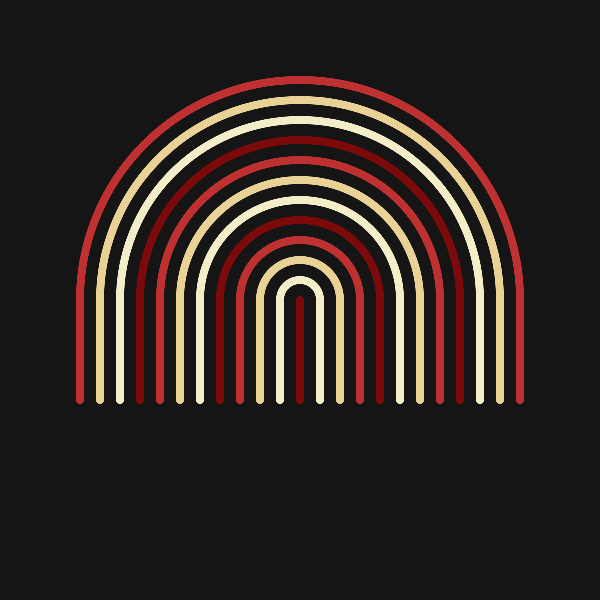
Frame 1 (no input)
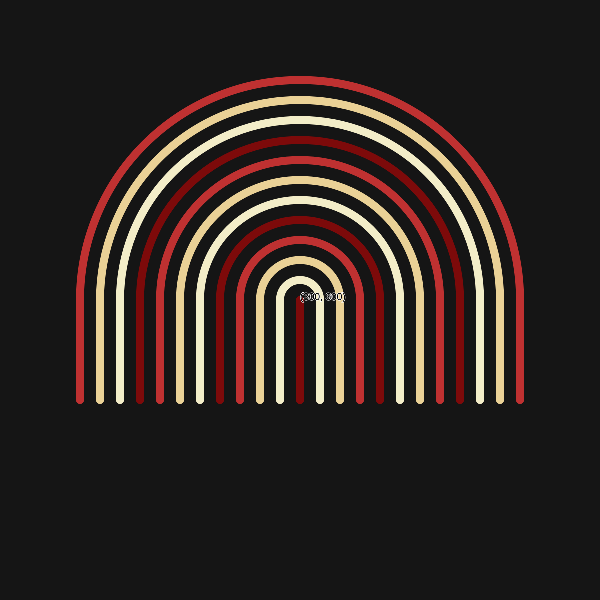
Frame 2 (the mouse pressed at the canvas centre, redrawn once)

The p5.js sketch that drew these frames (run headless with seeded random() and noise() and a simulated clock; the mouse was pressed at the canvas centre and the sketch redrawn once):

// p5.js sketch
// ── sketch.js
const num = 12;
const palletes = [
  ["#11009E", "#4942E4", "#E6B9DE", "#FAE7F3"],
  ["#5F8670", "#FF9800", "#B80000", "#820300"],
  ["#7D0A0A", "#BF3131", "#EAD196", "#F3EDC8"],
];
let colors = [];

function setup() {
  createCanvas(600, 600);
  smooth();
  pixelDensity(4);

  colors = random(palletes);

  angleMode(DEGREES);
  noLoop();
}

function draw() {
  background(21);
  stroke(255);

  const originalSize = 200;
  const strokeW = originalSize / 25;
  const [x, y] = [width / 2, height / 2];

  push();
  translate(x, y);
  drawRecursiveArcs(originalSize, strokeW, num);
  pop();

  if (mouseIsPressed) {
    textSize(10);
    text(`(${floor(mouseX)}, ${floor(mouseY)})`, mouseX, mouseY);
  }
}

function drawRecursiveArcs(size, strokeW, remaining) {
  if (remaining <= 0) {
    return;
  }

  const currentSize = size * 0.2 * (num - remaining);
  push();

  ellipseMode(CENTER);
  rectMode(CENTER);

  const indexColor = remaining % 4;
  stroke(colors[indexColor]);
  noFill();
  strokeWeight(strokeW);

  arc(0, 0, currentSize, currentSize, 180, 0);
  line(-currentSize / 2, 0, -currentSize / 2, size / 2);
  line(currentSize / 2, 0, currentSize / 2, size / 2);

  pop();

  drawRecursiveArcs(size, strokeW, remaining - 1);
}
